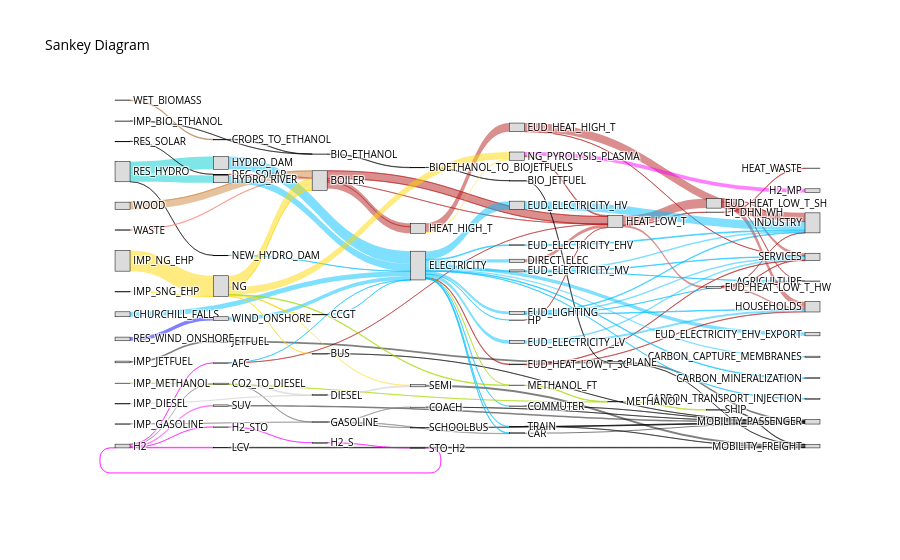

The code cell stored with this chart in its notebook:
### Code cell
results_peaks_2050_carboneutre = run_model(energyscope_2050_carboneutre_peaks,apply_postprocessing=True)
plot_sankey(results_peaks_2050_carboneutre)
